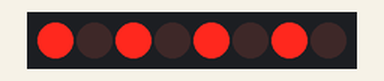
Simulated run of this sketch. Board: Arduino Uno, built with avr-gcc and run on an emulated ATmega328P. On the bench: 8 shift-register outputs drawn as a row of LEDs (first output left, lit = HIGH). Wiring (inferred from the names in the program): shift register (74HC595): data pin 12; shift clock pin 9; latch pin 11. Wiring (inferred from the signals the program sends): row of LEDs: on Q0, Q1, Q2, Q3, Q4, Q5, Q6, Q7.

Above: at 0.12 s.
At 2.37 s:
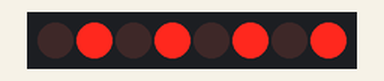
Timing chart, 0 to 3.0 s (numbered marks = the images above):
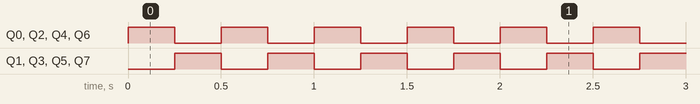

The sketch:

74HC595_serial_to_parallel_shift_register.ino
```cpp
int latchPin = 11;
int clockPin = 9;
int dataPin =12;

//byte LEDs = 0xFF; // turns all the LEDs ON 1111, 1111
int dt = 250;

byte LEDs = 0b10101010;
byte LEDs2 = 0b01010101;
void setup() {
  // put your setup code here, to run once:
Serial.begin(9600);
pinMode(latchPin, OUTPUT);
pinMode(dataPin, OUTPUT);
pinMode(clockPin, OUTPUT);

}

void loop() {
  // put your main code here, to run repeatedly:
digitalWrite(latchPin, LOW);
shiftOut(dataPin, clockPin, LSBFIRST, LEDs);
digitalWrite(latchPin, HIGH);
delay(dt);

digitalWrite(latchPin, LOW);
shiftOut(dataPin, clockPin, LSBFIRST, LEDs2);
digitalWrite(latchPin, HIGH);
delay(dt);

}
```

Measured:
- by itself, Q0–7: alternates HIGH for 0.25 s and LOW for 0.25 s
